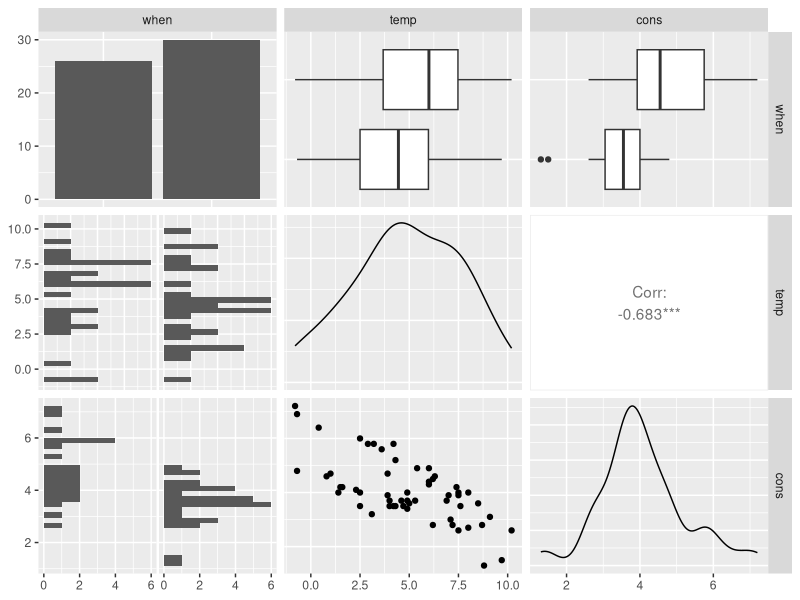
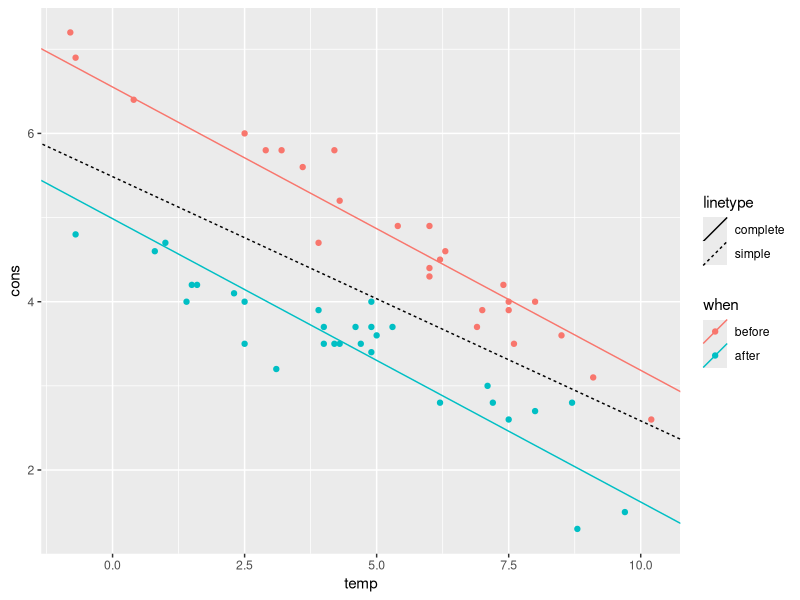
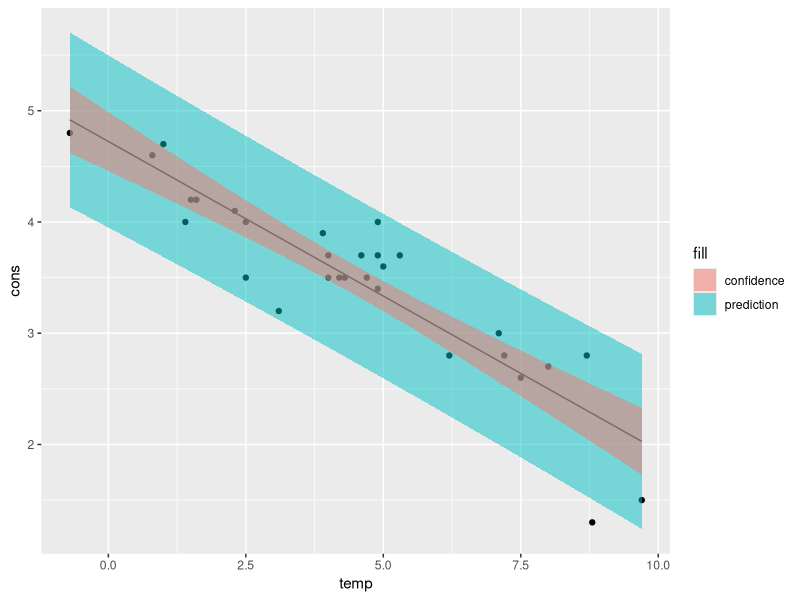

Generate these figures, in order, with R:
## ---- chunk 1
hide_sol <- TRUE
if (hide_sol) {
  knitr::opts_chunk$set(
    echo = FALSE, warning = FALSE, results = FALSE,
    message = FALSE, fig.show = "hide"
  )
}
## ---- chunk 2
col_factor <- readr::col_factor
## ---- chunk 3
library(dplyr)
library(readr)
# read the dataset
insulate <- read_csv("./datasets/insulate.csv", col_types = cols(
  when = col_factor(),
  temp = col_double(),
  cons = col_double()
))
insulate
## ---- chunk 4
# plot (pair plot)
library(GGally)
ggpairs(insulate)
## ---- chunk 5
simple_lm <- lm(cons ~ temp, data = insulate)
summary(simple_lm)
additive_lm <- lm(cons ~ ., data = insulate)
summary(additive_lm)
## ---- chunk 6
ggplot() +
  geom_point(data = insulate, aes(temp, cons, color = when)) +
  geom_abline(mapping = aes(linetype = "simple", intercept = simple_lm$coefficients[1], slope = simple_lm$coefficients[2])) +
  geom_abline(mapping = aes(
    linetype = "complete", color = c("after", "before"),
    intercept = c(
      additive_lm$coefficients[1] + additive_lm$coefficients[2],
      additive_lm$coefficients[1]
    ),
    slope = additive_lm$coefficients[3]
  ))
## ---- chunk 7
interact_lm <- lm(cons ~ when * temp, data = insulate)
summary(interact_lm)
## ---- chunk 8
anova(additive_lm, interact_lm)
## ---- chunk 9
AIC(additive_lm, interact_lm)
## ---- chunk 10
# compute RMS
e <- interact_lm$residuals
n <- nrow(insulate)
p <- length(interact_lm$coefficients)
rms <- t(e) %*% e / (n - p)

library(tibble)
# x_f with dummy variables:
# intercept whenafter   temp  whenafter:temp
# 1         0 (before)  5.8   0 (0 * 5.8)
x_f <- c(1, 0, 5.8, 0)
yhat_f <- x_f %*% interact_lm$coefficients
# note: there are several ways of getting yhat_f
# another way is to use `predict` with x_f not "dummyfied"

# get dummy x matrix
x <- with(insulate, model.matrix(~ when * temp))

# compute above formula
alpha <- .05 # level
delta <- qt(1 - (alpha / 2), df = n - p) * sqrt(rms * (1 + t(x_f) %*% solve(t(x) %*% x) %*% x_f))
lwr <- yhat_f - delta
upr <- yhat_f + delta
pred_interval <- data.frame(fit = yhat_f, lwr = lwr, upr = upr)
pred_interval
## ---- chunk 11
# check that computations are correct
x_f0 <- tibble(when = "before", temp = 5.8) # plain newdata row
predict(interact_lm, newdata = x_f0, interval = "prediction")
## ---- chunk 12
predict(interact_lm, newdata = x_f0, interval = "confidence")
## ---- chunk 13
# build x grid
after_insulate <-
  insulate %>%
  dplyr::filter(when == "after") %>%
  dplyr::select(-when)

# fit a simple model
after_simple_lm <- lm(cons ~ temp, data = after_insulate)

# build a vector of new data spanning the whole temp support
new_x <- tibble(temp = seq(min(after_insulate$temp), max(after_insulate$temp), by = 0.05))

# find confidence and prediction intervals for all of the range elements
# and change the column names to make them distinguishable
new_pred <- predict(after_simple_lm, newdata = new_x, interval = "prediction") %>%
  as_tibble() %>%
  rename_with(~ paste(.x, "pred", sep = "_")) #
new_conf <- predict(after_simple_lm, newdata = new_x, interval = "confidence") %>%
  as_tibble() %>%
  rename_with(~ paste(.x, "conf", sep = "_"))

# join the two interval details
new_data <- bind_cols(new_x, new_pred, new_conf)

ggplot() +
  geom_point(aes(temp, cons), data = after_insulate) + # scatter plot
  geom_line(aes(temp, fit_conf), data = new_data) + # regression line
  geom_ribbon(aes(temp, ymin = lwr_pred, ymax = upr_pred, fill = "prediction"),
    data = new_data, alpha = .5
  ) + # pred intervals
  geom_ribbon(aes(temp, ymin = lwr_conf, ymax = upr_conf, fill = "confidence"),
    data = new_data, alpha = .5
  ) # conf intervals
